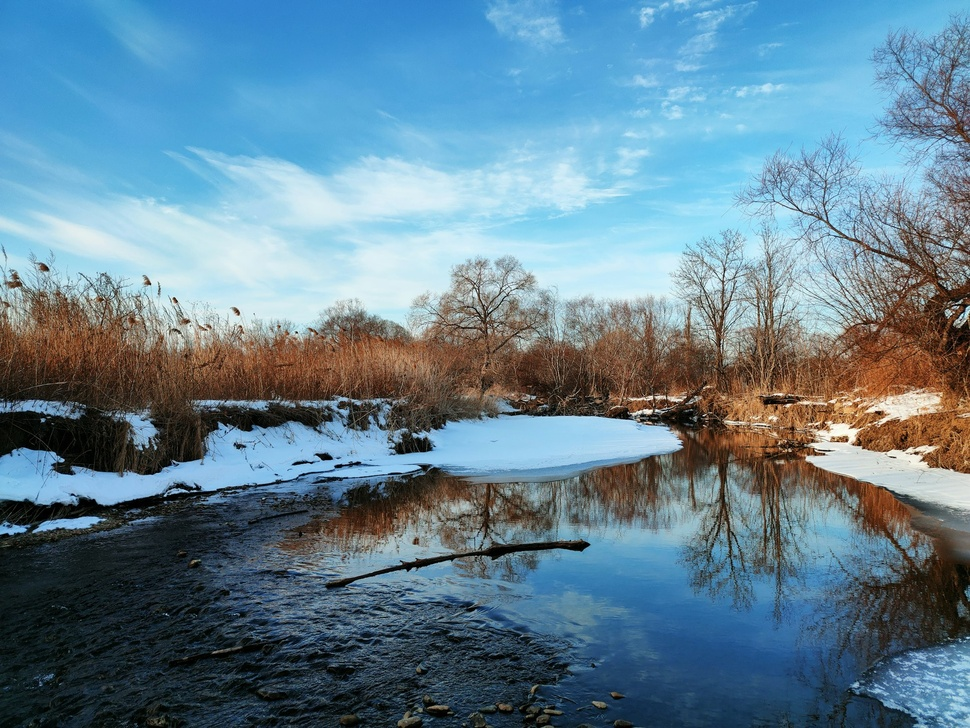
#> input picture 8thSemester/DIP/DIP ASSIGNMENT/Assignment1/input.jpg, 970 x 728 px, shrunk from 1974 x 1481 before the run
$ python a4.py
#> lines starting #> are read from the running program, lines starting #| are printed output that depends on the picture
import cv2
import numpy as np
import matplotlib.pyplot as plt
img = cv2.imread('input.jpg', cv2.IMREAD_GRAYSCALE)
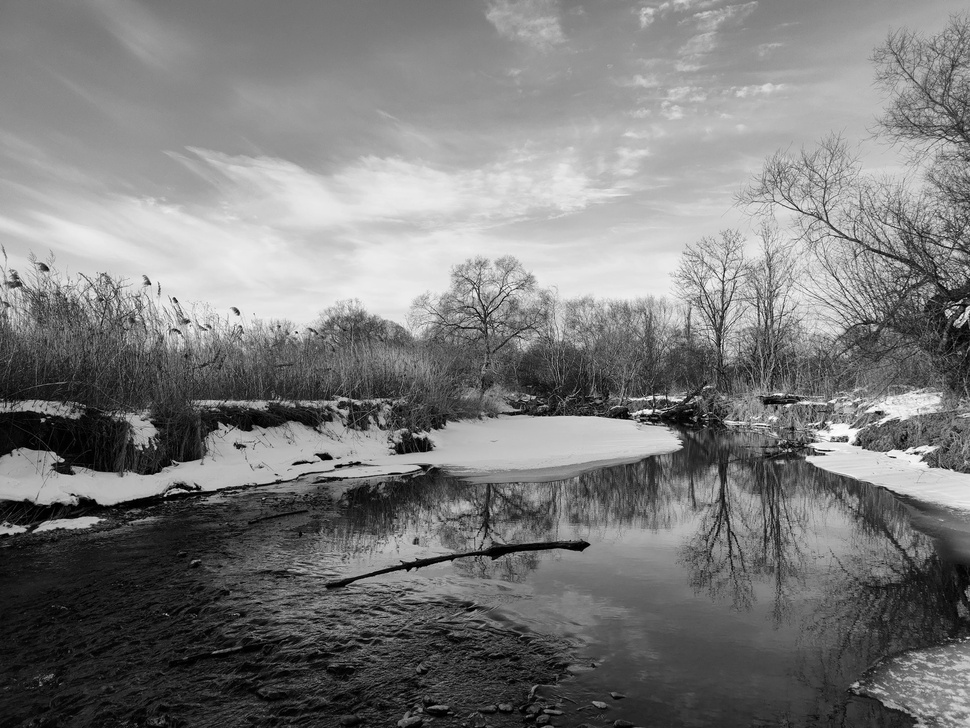
#> img: shape (728, 970); min 0, max 255, mean 122.7
gamma_values = [0.5, 1.0, 2.0]
plt.figure(figsize=(10, 4))

for i, gamma in enumerate(gamma_values):
    gamma_img = np.array(255 * (img / 255) ** gamma, dtype='uint8')
    plt.subplot(1, len(gamma_values), i+1)
    plt.title(f'Gamma = {gamma}')
    plt.imshow(gamma_img, cmap='gray')
    plt.axis('off')
#> this loop made 3 passes
#> pass 1, `gamma_img = np.array(255 * (img / 255) ** gamma, dtype='uint8')`:
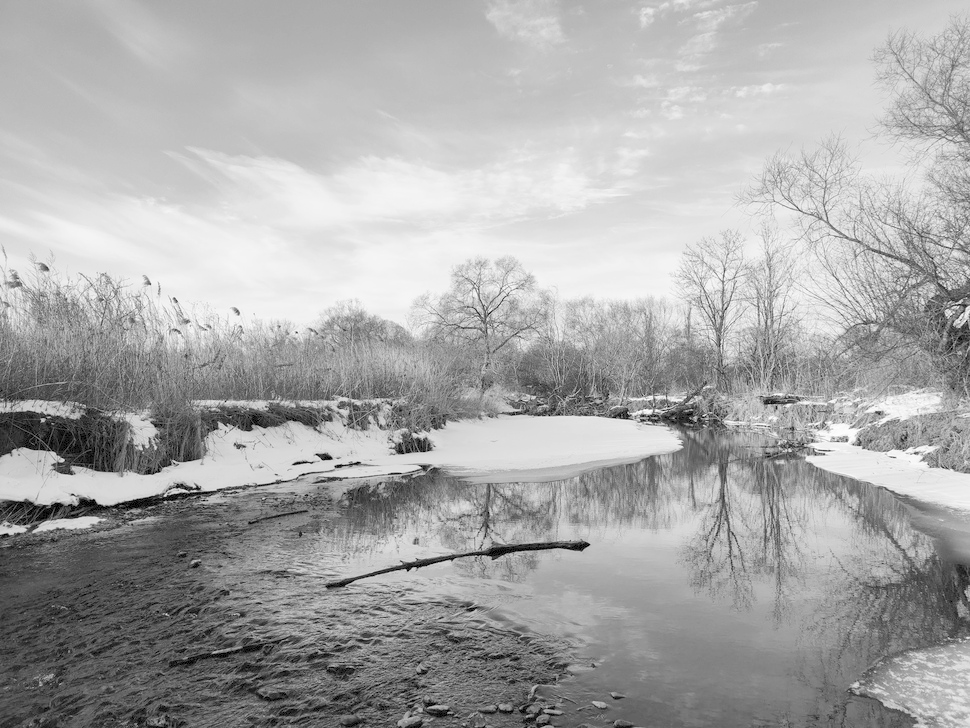
#> gamma_img: shape (728, 970); min 0, max 255, mean 168.4
#> pass 3, `gamma_img = np.array(255 * (img / 255) ** gamma, dtype='uint8')`:
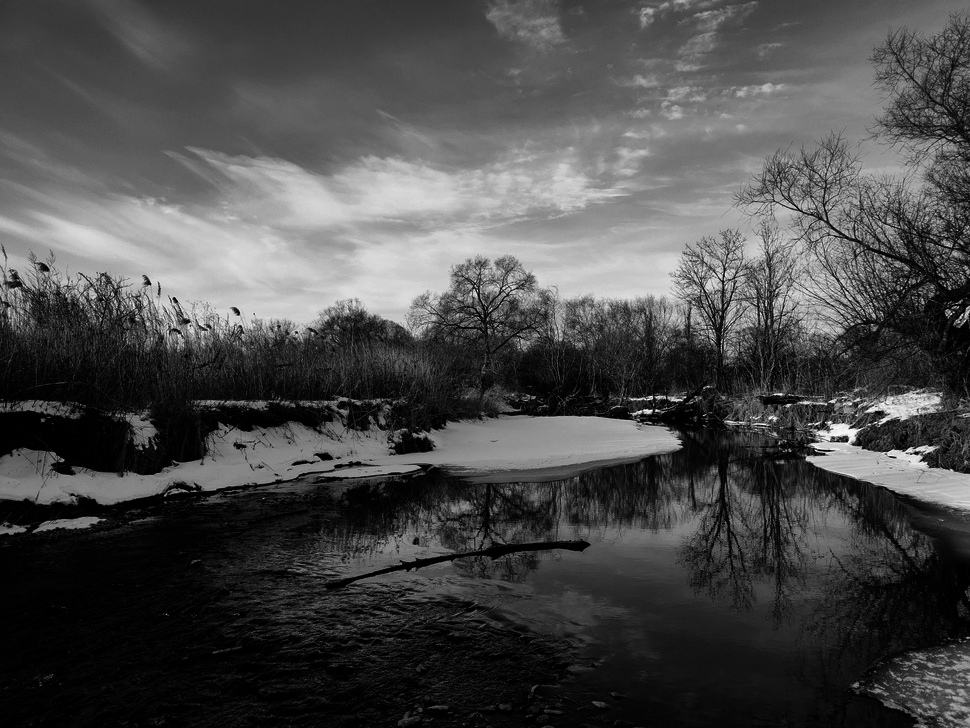
#> gamma_img: shape (728, 970); min 0, max 255, mean 74.4
plt.show()
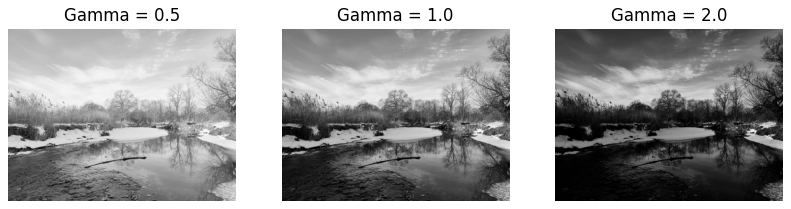
#> figure drawn by matplotlib, 3 panels
